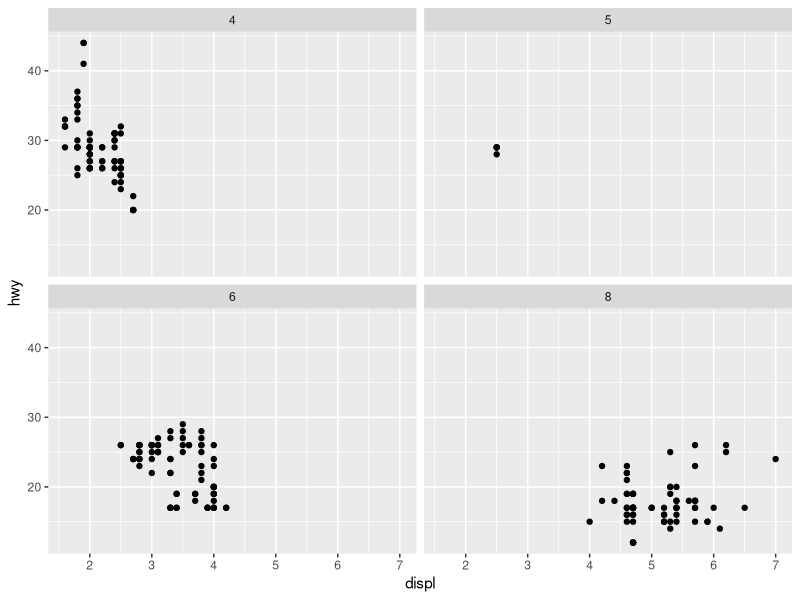
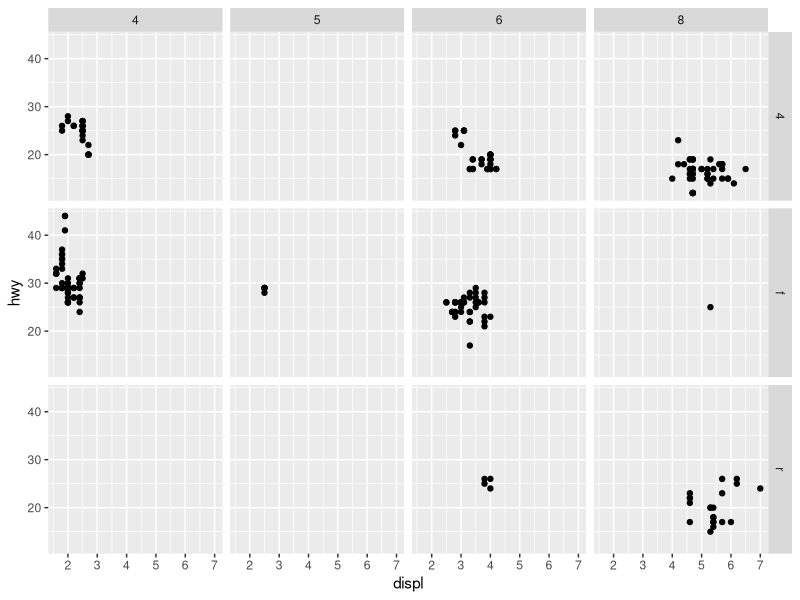
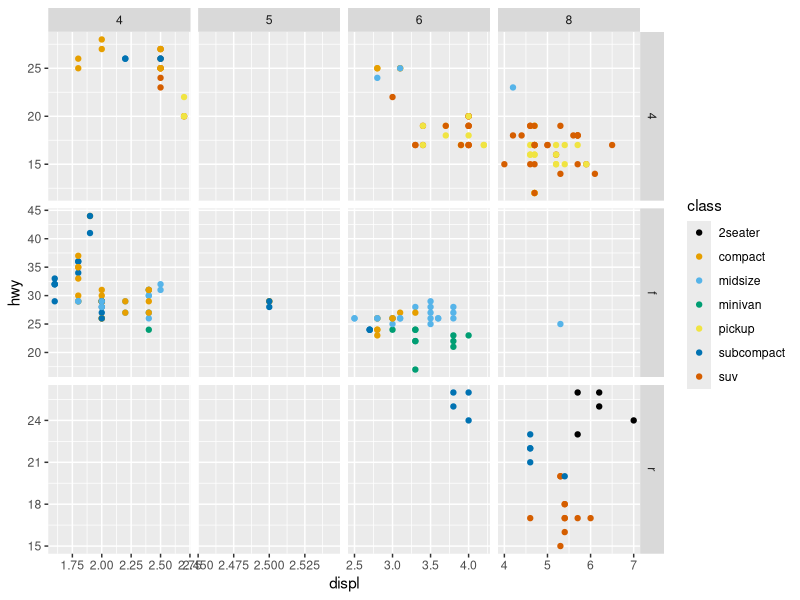
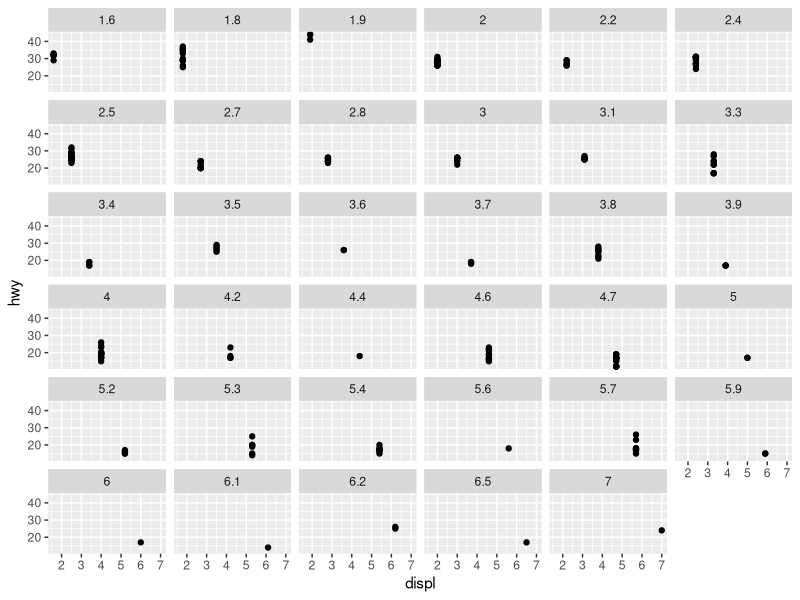
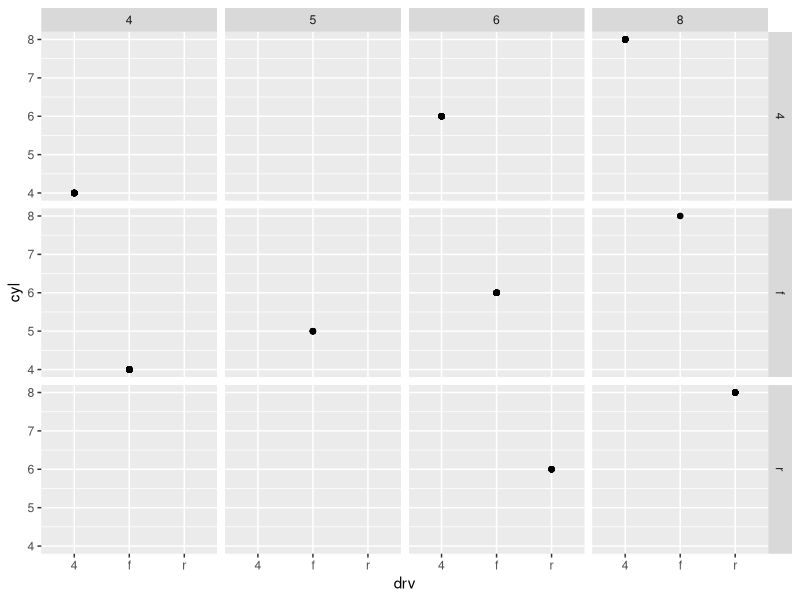
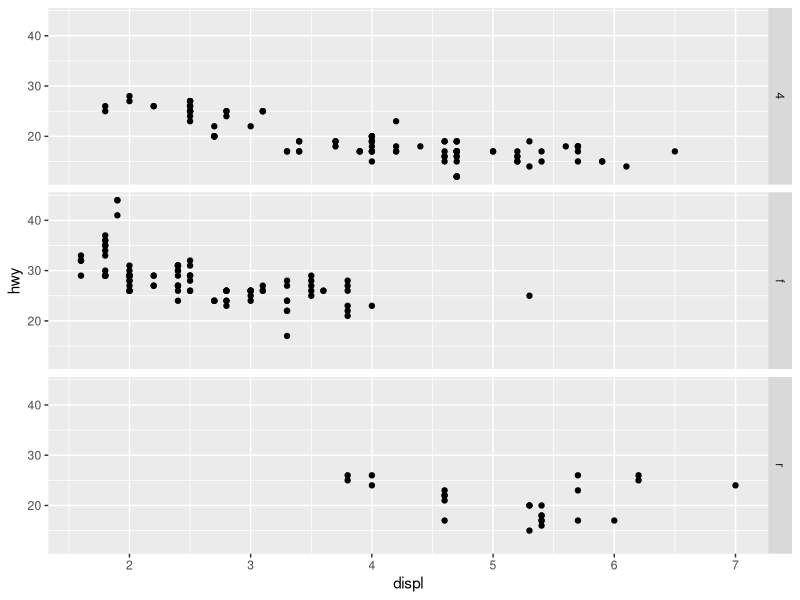
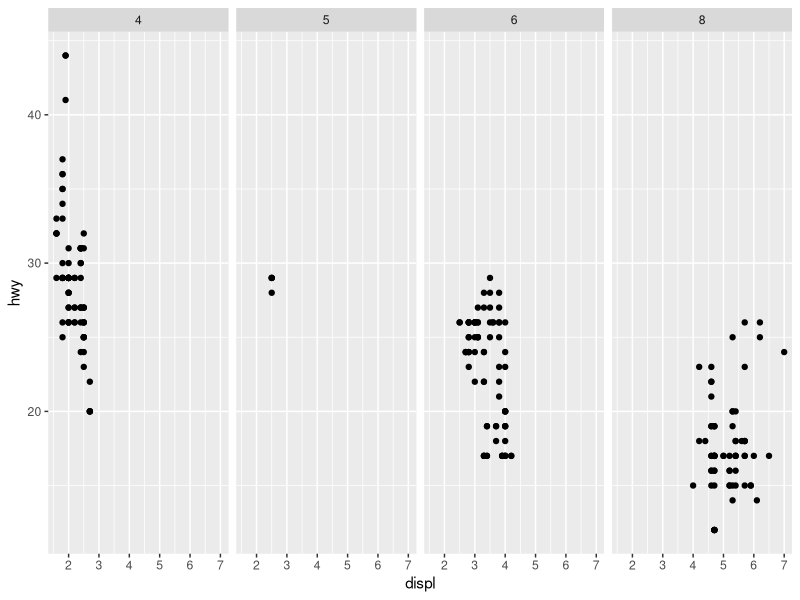
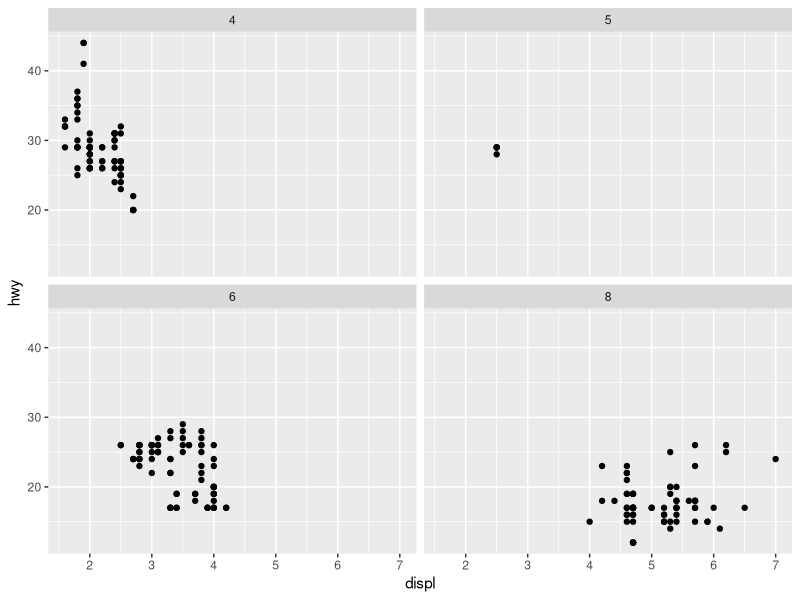

Recreate these plots in R, in order.
## ---- chunk 1
#| label: load-packages
#| warning: false

library(tidyverse)
library(ggthemes)

## ---- chunk 2
#| label: mpg dataset
mpg
glimpse(mpg)
# ?mpg, to get access to variables used in ds
# str(mpg), to access structure of object
## ---- chunk 3
#| label: Example 1
ggplot(
  data = mpg,
  mapping = aes(x = displ, y = hwy) ) + 
  geom_point() + 
  facet_wrap(~cyl)

## ---- chunk 4
#| label: facet_grid()- two variables

ggplot(data = mpg,
       mapping = aes(x = displ, y = hwy)) + 
  geom_point() + 
  facet_grid(drv ~ cyl) # double sided formula: rows ~ cols

ggplot(data = mpg, 
       mapping = aes(x = displ, y = hwy) ) + 
  geom_point(mapping = aes(color = class)) + 
  scale_color_colorblind() + # by default, each facet shares same scale
  # set scales = "free", to allow different scales for both axis # other option: "free_x", "free_y" 
  facet_grid(drv ~ cyl, scales = "free")
  
  
## ---- chunk 5
#| label: Q1

ggplot(
  data = mpg,
  mapping = aes(x = displ, y = hwy)) + 
  geom_point() + 
  facet_wrap(~displ)  

## ---- chunk 6
#| label: Q2

ggplot(
  data = mpg,
  mapping = aes(x = drv, y = cyl)) + 
  geom_point() + # compare to: ggplot( data = mpg, mapping = aes(x = displ, y = hwy))
  geom_point() + facet_grid(drv ~ cyl) # 

## ---- chunk 7
#| label: Q3

ggplot( data = mpg, mapping = aes(x = displ, y = hwy) ) + geom_point() + facet_grid(drv ~ .)

ggplot( data = mpg ) + geom_point(mapping = aes(x = displ, y = hwy)) + facet_grid(. ~ cyl)
## ---- chunk 8
#|label: Q4

ggplot(data = mpg) + 
  geom_point(mapping = aes(x = displ, y = hwy)) + 
  facet_wrap(~cyl, nrow = 2)

## ---- chunk 9


ggplot(
  data = mpg,
  mapping = aes(x = displ) ) + 
  geom_histogram() + 
  facet_grid(drv ~.) # => best representation of engine size, when faceting rowwise 

ggplot(data = mpg,
       mapping = aes(x = displ) ) + 
  geom_histogram() + 
  facet_grid(.~ drv)

# Note: previous plot equivalent to see below 
ggplot(data = mpg,
       mapping = aes(x = displ) ) + 
  geom_histogram() + 
  facet_wrap(~drv)

## ---- chunk 10

ggplot(data = mpg) + 
  geom_point(mapping = aes(x = displ, y = hwy)) + 
  facet_grid(drv ~ .)

ggplot(data = mpg) + 
  geom_point(mapping = aes(x = displ, y = hwy)) + 
  facet_wrap(~drv, nrow = 3)
